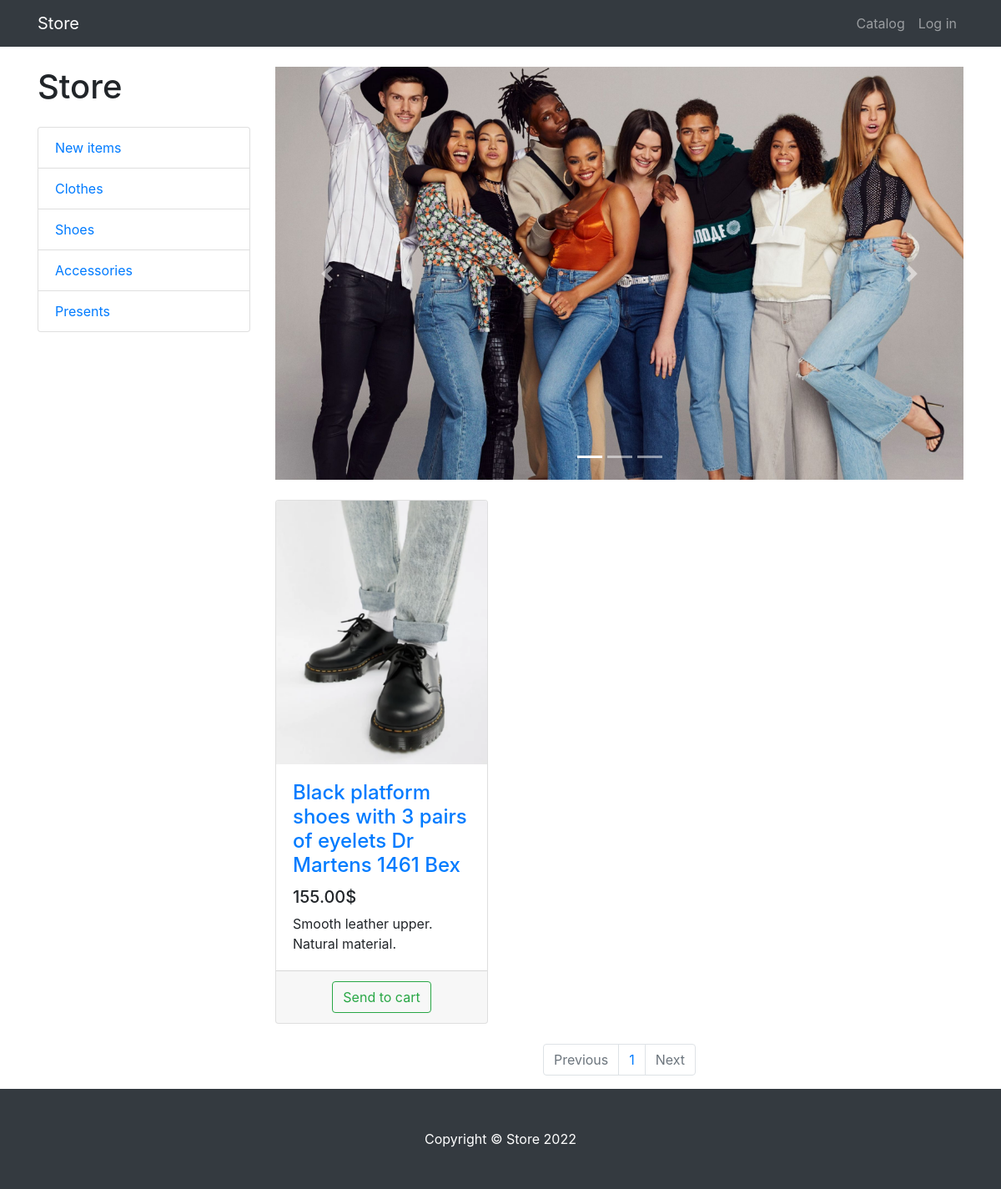
Screenshot of /products/category/3/ with the database file from the repository.
### products/models.py (models this page shows, shortened)
class ProductCategory(models.Model):
    name = models.CharField(max_length=60, unique=True)
    description = models.TextField(blank=True, null=True)
    class Meta:
        verbose_name = 'ProductCategory'
        verbose_name_plural = 'ProductCategories'

class Product(models.Model):
    name = models.CharField(max_length=256)
    description = models.TextField()
    price = models.DecimalField(max_digits=10, decimal_places=2)
    quantity = models.PositiveIntegerField(default=0)
    image = models.ImageField(upload_to='products_images')
    category = models.ForeignKey(to=ProductCategory, on_delete=models.CASCADE)

### products/views.py (the view)
# urls.py: path('', products, name='index'),
def products(request, category_id=None, page_number=1):
    products = Product.objects.filter(category_id=category_id) if category_id else Product.objects.all()
    per_page = 3
    paginator = Paginator(products, per_page)
    products_paginator = paginator.page(page_number)
    context = {
        'title': 'Store - Каталог',
        'categories': ProductCategory.objects.all(),
        'products': products_paginator
    }
    return render(request, 'products/products.html', context)

### products/templates/products/products.html (shortened to what this page needs)
{% extends 'products/base.html' %}
{% load static %}
{% block css %}
    <link href="{% static 'vendor/css/products.css' %}" rel="stylesheet">
{% endblock %}
{% block content %}
    <div class="container">
    <div class="row">
        <div class="col-lg-3">
            <h1 class="my-4">Store</h1>
            <div class="list-group">
                {% for category in categories %}
                    <a href="{% url 'products:category' category.id %}" class="list-group-item">{{ category.name }}</a>
                {% endfor %}
            </div>
        </div>
        <div class="col-lg-9">
            <div id="carouselExampleIndicators" class="carousel slide my-4" data-ride="carousel">
                <ol class="carousel-indicators">
                    <li data-target="#carouselExampleIndicators" data-slide-to="0" class="active"></li>
                    <li data-target="#carouselExampleIndicators" data-slide-to="1"></li>
                    <li data-target="#carouselExampleIndicators" data-slide-to="2"></li>
                </ol>
                <div class="carousel-inner" role="listbox">
                    <div class="carousel-item active">
                        <img class="d-block img-fluid" src="{% static 'vendor/img/slides/slide-1.jpg' %}" alt="First slide">
                    </div>
                </div>
                <a class="carousel-control-prev" href="#carouselExampleIndicators" role="button" data-slide="prev">
                    <span class="carousel-control-prev-icon" aria-hidden="true"></span>
                </a>
                <a class="carousel-control-next" href="#carouselExampleIndicators" role="button" data-slide="next">
                    <span class="carousel-control-next-icon" aria-hidden="true"></span>
                </a>
            </div>
            <div class="row">
                {% for product in products %}
                <div class="col-lg-4 col-md-6 mb-4">
                    <div class="card h-100">
                        <a href="#">
                            <img class="card-img-top"
                                 src="{{ product.image.url }}"
                                 alt="">
                        </a>
                        <div class="card-body">
                            <h4 class="card-title">
                                <a href="#">{{ product.name }}</a>
                            </h4>
                            <h5>{{ product.price }}$</h5>
                            <p class="card-text">{{ product.description }}</p>
                        </div>
                        <div class="card-footer text-center">
                            <a class="btn btn-outline-success"
                               href="{% url 'products:basket_add' product.id %}">
                                Send to cart
                            </a>
                        </div>
                    </div>
                </div>
                {% endfor %}
            </div>
            <nav aria-label="Page navigation example">
                <ul class="pagination justify-content-center">
                    <li class="page-item
                    {% if not products.has_previous %}
                        disabled
                    {% endif %}">
                        <a class="page-link" href="{% if products.has_previous %} {% url 'products:paginator' products.previous_page_number %} {% else %} # {% endif %}"
                           tabindex="-1" aria-disabled="true">Previous</a>
                    </li>
                    {% for page in products.paginator.page_range %}
                        <li class="page-item">
                            <a class="page-link" href="{% url 'products:paginator' page %}">
                                {{ page }}
                            </a>
                        </li>
                    {% endfor %}
                    <li class="page-item
                    {% if not products.has_next %}
                        disabled
                    {% endif %}">
                        <a class="page-link " href="{% if products.has_next %} {% url 'products:paginator' products.next_page_number %} {% else %} # {% endif %}">Next</a>
                    </li>
                </ul>
            </nav>
        </div>
    </div>
</div>
{% endblock %}
{% block footer %}
    <footer class="py-5 bg-dark">
    <div class="container">
        <p class="m-0 text-center text-white">Copyright &copy; Store 2022</p>
    </div>
</footer>
{% endblock %}

### rows the page displays
ProductCategory: name "New items"
ProductCategory: name "Clothes"
ProductCategory: name "Shoes"
ProductCategory: name "Accessories"
ProductCategory: name "Presents"
Product: image (picture), name "Black platform shoes with 3 pairs of eyelets Dr Martens 1461 Bex", price "155.00", description "Smooth leather upper. Natural material."

### other values shown
{{ page }} "1"
